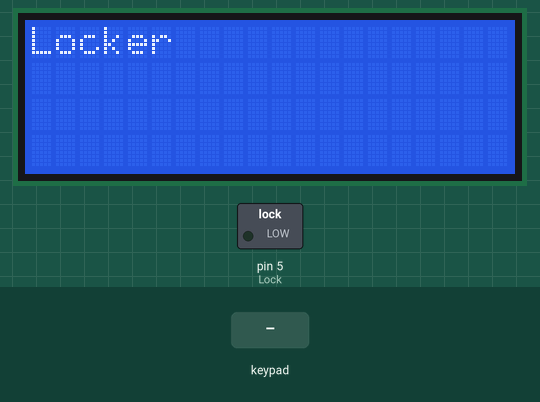
Recording of a sketch running on a simulated Arduino Uno, built with avr-gcc and run on an emulated ATmega328P. On the bench: 20×4 character LCD, switched loads named in the sketch (green lamp = pin HIGH). The test bench sets the inputs (shaded band). What the sketch prints to the serial monitor is not drawn.

Above: at 1.2 s.
1.3 s: keypad keys 1 9 1 2 * pressed 0.4 s apart
At 4.3 s:
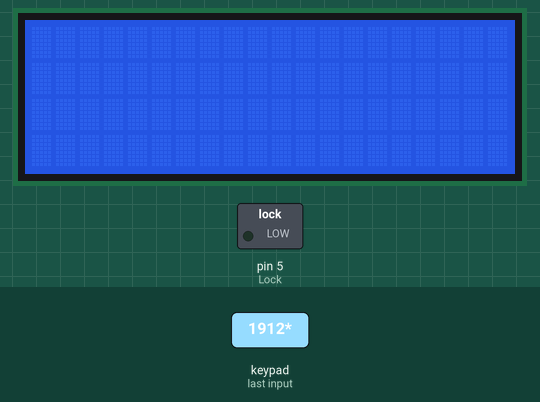
4.8 s: key 'A' pressed
At 5.5 s:
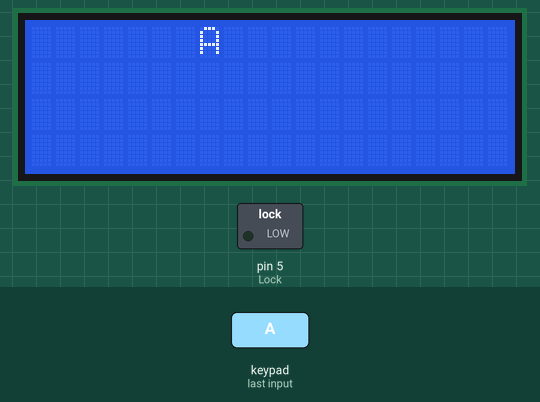
6.3 s: key 'B' pressed
7.8 s: keypad keys 1 9 1 2 D pressed 0.4 s apart
At 10.1 s:
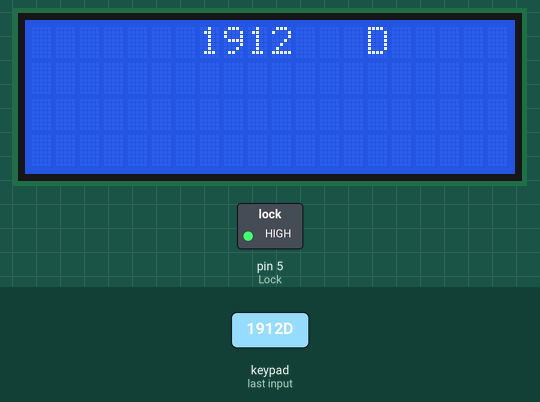
11.3 s: key 'C' pressed
12.8 s: keypad keys 1 0 1 1 1 2 1 3 * pressed 0.4 s apart
At 16.4 s:
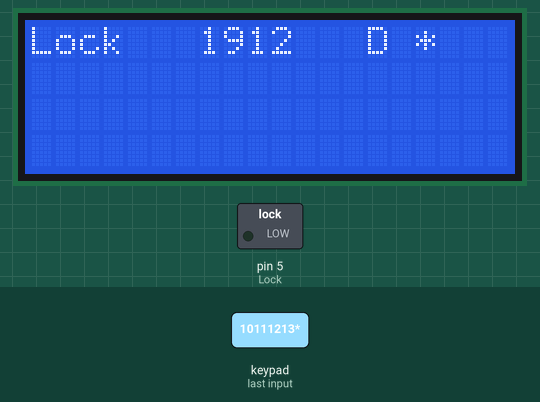
Timing chart, 0 to 17.9 s (numbered marks = the images above; inputs shaded):
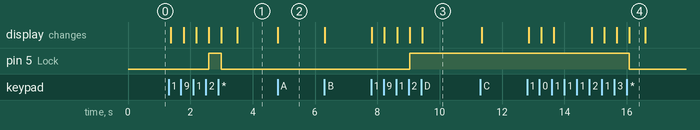

The sketch:

Test_I2C.ino
```cpp
#include <Wire.h>
#include <Keypad.h>
#include <LiquidCrystal_I2C.h>
#include <hd44780.h>
LiquidCrystal_I2C lcd(0x27, 20, 4); // set the LCD address to 0x27 for a 16 chars and 2 line display

char * password = "1912"; // To increase the passcode length change the numerical to the size after position

int position = 0;

const byte ROWS = 4; // 4 rows
const byte COLS = 4; // 4 columns 

int setpositionlcd = 0;

char keys[ROWS][COLS] =
{
{'1','2','3','A'},
{'4','5','6','B'},
{'7','8','9','C'},
{'*','0','#','D'}
}; //mapping of the keys done w.r.t to the grid keypad

byte rowPins[ROWS] = { 10, 11, 12, 13 }; //connection of rows pins to the arduino
byte colPins[COLS] = { 6, 7, 8, 9 }; // connection of the columns pins to the arduino

Keypad keypad = Keypad( makeKeymap(keys), rowPins, colPins, ROWS, COLS );

int Lock = 5; // Connecting the relay to the 5th pin

void setup()
{
  lcd.init();
  Serial.begin(9600);
  pinMode(Lock, OUTPUT);
  LockedPosition(true);
  lcd.backlight();
  lcd.setCursor(0,0);
  lcd.print("Locker");
}

void loop()
{

  char key = keypad.getKey();
  if (key != NO_KEY)
  {
      Serial.println(key);
      lcd.setCursor(setpositionlcd, 0);
      lcd.print(key);
  }
  if (key == '*')//lock the device back again
  {
     position = 0;
     LockedPosition(true);
     lcd.setCursor(0, 0);
     lcd.print("Lock");
     delay(500);
     lcd.clear();
  }
  else if (key == '#')//clear number
  {
    position = 0;
    setpositionlcd =0;
    lcd.clear();
  }
  if (key == password[position])
  {
    position ++;
    setpositionlcd ++;

  }
  if (position == 4) // change this if you want to increase the password length
  {
    LockedPosition(false);
  }

  delay(100);
}
void LockedPosition(int locked)
{
  if (locked)
  {
    digitalWrite(Lock, LOW);
    Serial.println("Locked");
  }
  else
  {
    digitalWrite(Lock, HIGH);
    Serial.println("Unlock");
  }
}
```

Measured:
- after the input at 1.3 s, pin 5 (Lock): LOW → HIGH after 1.3 s, → LOW 0.40 s later; the display: first changes after 0.08 s (image 1 shows a later state)
- after the input at 4.8 s, the display: changes at once (image 2)
- after the input at 7.8 s, pin 5 (Lock): LOW → HIGH after 1.2 s; the display: first changes at once (image 3 shows a later state)
- after the input at 12.8 s, pin 5 (Lock): HIGH → LOW after 3.3 s; the display: first changes after 0.05 s (image 4 shows a later state)
- what the display in image 4 shows lasts 0.5 s, from 16.1 s to 16.6 s
